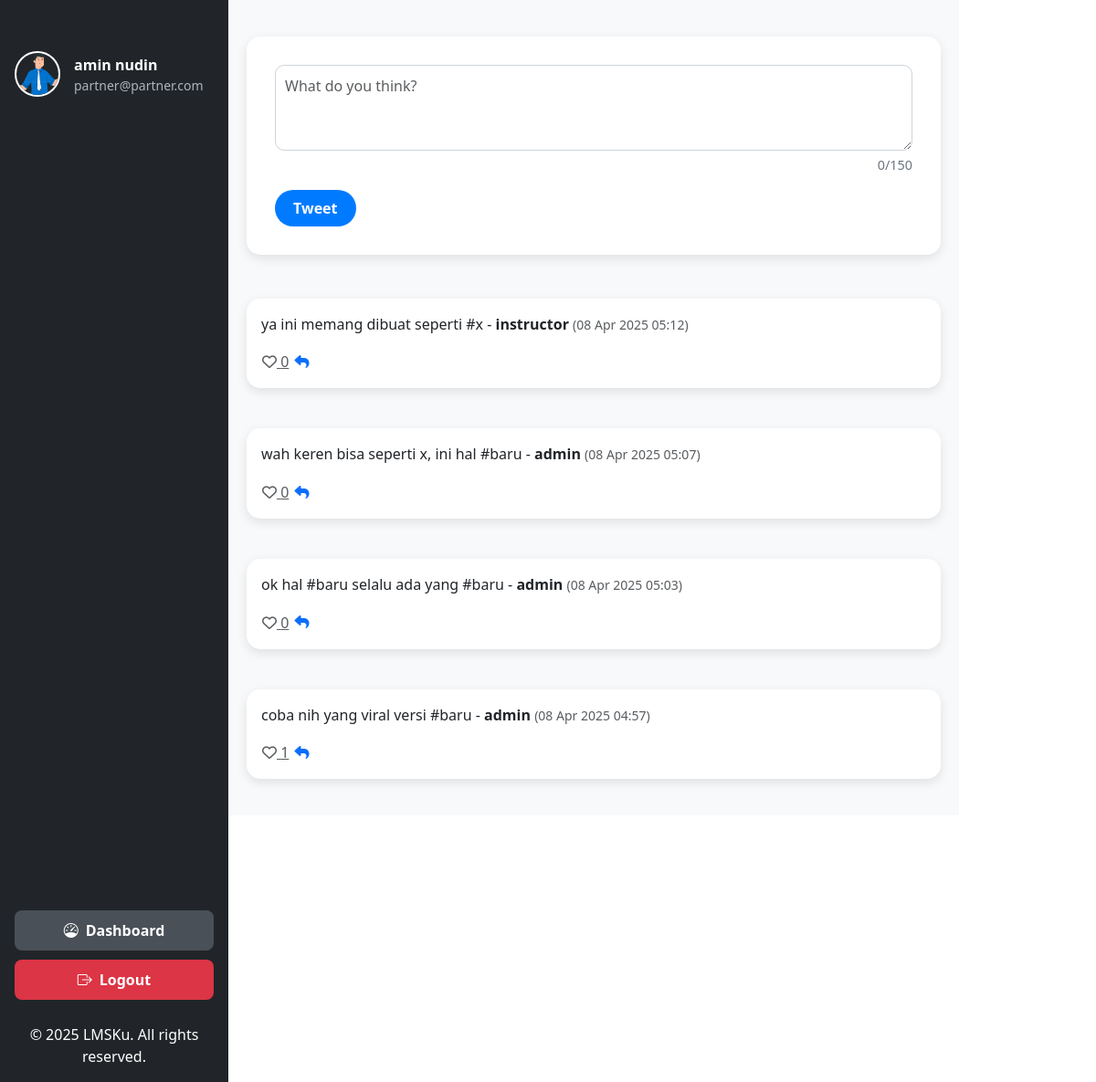
The app's page /sosial/ (signed in), older data.
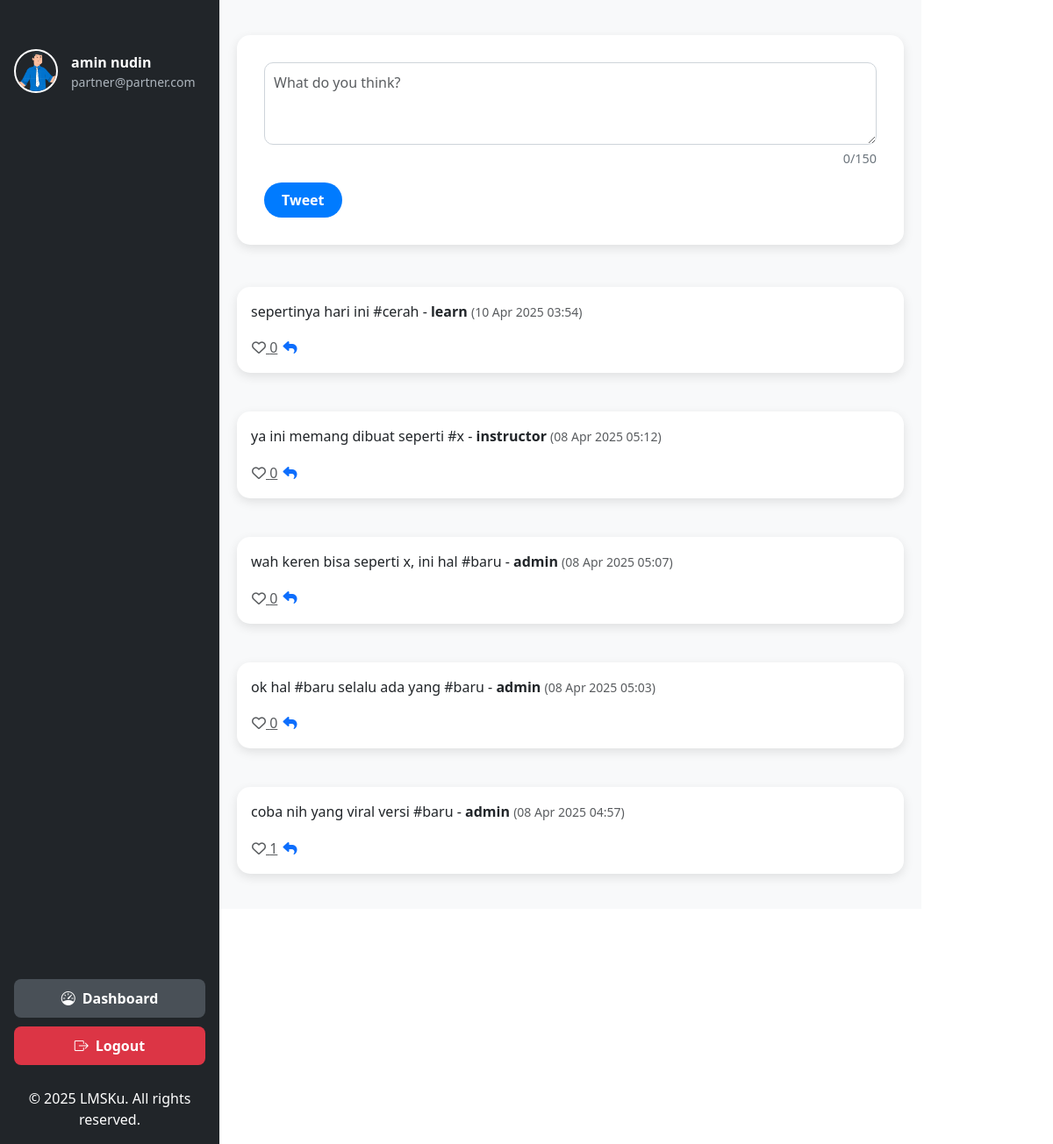
The same page, newer data.
### authentication/models.py (models this page shows, shortened)
class CustomUser(AbstractUser):
    gen = {
        "male":"male",
        "female":"female",
    }
    edu = {
        "Basic":"Basic",
        "Secondary":"Secondary",
        "Higher":"Higher",
        "Diploma":"Diploma",
        "Bachelor's":"Bachelor",
        "Master":"Master",
        "Doctorate":"Doctorate",
    }
    email = models.EmailField(_("email address"), unique=True)  # Menambahkan unique=True
    phone = models.CharField(max_length=20, blank=True, null=True)
    gender = models.CharField(max_length=10, choices=[('M', 'Male'), ('F', 'Female')], blank=True, null=True)
    country = models.CharField(max_length=100, blank=True, null=True)
    birth = models.DateField(null=True, blank=True)
    photo = models.ImageField(upload_to='profile_pics/', blank=True, null=True)
    address = models.TextField(blank=True, null=True)
    hobby = models.CharField(_("hobby"), max_length=150, blank=True)
    education = models.CharField(_("education"), max_length=10, choices=edu,blank=True)
    gender = models.CharField(_("gender"), max_length=8, choices=gen,blank=True)
    university = models.ForeignKey(Universiti, on_delete=models.CASCADE, blank=True, null=True, verbose_name=_("university"))
    tiktok = models.CharField(_("tiktok"), max_length=200, blank=True)
    youtube = models.CharField(_("youtube"), max_length=200, blank=True)
    facebook = models.CharField(_("facebook"), max_length=200, blank=True)
    instagram = models.CharField(_("instagram"), max_length=200, blank=True)
    linkedin = models.CharField(_("linkedin"), max_length=200, blank=True)
    twitter = models.CharField(_("twitter"), max_length=200, blank=True)
    is_member = models.BooleanField(_("member status"), default=False, help_text=_("Designates whether the user can log into this admin member."))
    is_subscription = models.BooleanField(_("subscription status"), default=False, help_text=_("Designates whether the user can log into this admin subscription."))
    is_instructor = models.BooleanField(_("instructor status"), default=False, help_text=_("Designates whether the user can log into this admin instructor."))
    is_partner = models.BooleanField(_("partner status"), default=False, help_text=_("Designates whether the user can log into this admin partner."))
    is_audit = models.BooleanField(_("audit status"), default=False, help_text=_("Designates whether the user can log into this admin audit."))
    is_learner = models.BooleanField(_("learner status"), default=True, help_text=_("Designates whether the user can log into this admin learner."))
    is_note = models.BooleanField(_("note status"), default=False, help_text=_("Designates whether the user can log into this admin note."))
    EMAIL_FIELD = "email"
    USERNAME_FIELD = "email"
    REQUIRED_FIELDS = ["username"]

### courses/models.py (models this page shows, shortened)
class SosPost(models.Model):
    user = models.ForeignKey(CustomUser, on_delete=models.CASCADE)
    content = models.TextField()
    created_at = models.DateTimeField(auto_now_add=True)
    deleted = models.BooleanField(default=False)
    parent = models.ForeignKey('self', null=True, blank=True, on_delete=models.CASCADE, related_name='replies')

### courses/views.py (the view)
# urls.py: path('sosial/', views.create_and_list_sos_posts, name='create_and_list_sos_posts'),
def create_and_list_sos_posts(request):
    if not request.user.is_authenticated:
        return render(request, 'login_required.html')
    user_profile, _ = UserProfile.objects.get_or_create(user=request.user)
    if user_profile.is_blocked():
        return render(request, 'blocked.html', {'until': user_profile.blocked_until})
    posts = SosPost.objects.filter(deleted=False).select_related('user', 'parent').prefetch_related('replies').order_by('-created_at')[:10]
    for post in posts:
        post.liked = Like.objects.filter(user=request.user, post=post).exists()
        post.like_count = Like.objects.filter(post=post).count()
    today = timezone.now().replace(hour=0, minute=0, second=0, microsecond=0)
    trending = Hashtag.objects.filter(posts__created_at__gte=today).annotate(count=Count('posts')).order_by('-count')[:5]
    form = SosPostForm()
    context = {
        'form': form,
        'posts': posts,
        'trending': trending,
        'default_photo': '/media/profile_pics/hasbusiness-icon.png'
    }
    return render(request, 'home/sosial.html', context)

### courses/forms.py (shortened to what this page needs)
class SosPostForm(forms.ModelForm):
    class Meta:
        model = SosPost
        fields = ['content']
        widgets = {
            'content': forms.Textarea(attrs={
                'rows': 2,
                'maxlength': 150,
                'class': 'form-control',
                'placeholder': 'Apa yang ada di pikiranmu?',
                'hx-target': '#post-list',
                'hx-swap': 'prepend'
            }),
        }

### courses/models.py (called while the page is built)
    def is_blocked(self):
        return self.blocked_until and self.blocked_until > timezone.now()

### templates/home/sosial.html (shortened to what this page needs)
{% extends 'home/sos.html' %}
{% load static %}
{% block content %}
<div class="col-md-8 main-content">
    <div class="card tweet-card tweet-card-post">
        <div class="card-body">
            <form hx-post="{% url 'courses:create_post' %}" hx-target="#new-posts" hx-swap="prepend">
                <textarea name="content" id="id_content" class="form-control" rows="3" placeholder="What do you think?"></textarea>
                <div id="charCount">0/150</div>
                <button type="submit" class="btn btn-primary mt-3">Tweet</button>
            </form>
        </div>
    </div>
    <br>
    <div id="post-list">
        {% for post in posts %}
            {% if not post.parent %}
                {% include 'home/post_item.html' with post=post %}
            {% endif %}
        {% endfor %}
    </div>
</div>
<div class="col-md-2 sidebar-right">
    <h5>Searching</h5>
    <h5>Trend</h5>
    <ul class="list-group mb-3">
        {% for trend in trending %}
            <li class="list-group-item">
                <a href="#"
                   hx-get="{% url 'courses:posts_by_hashtag' hashtag=trend.name %}"
                   hx-target="#post-list"
                   hx-swap="innerHTML"
                   onclick="setCurrentHashtag('{{ trend.name }}')">
                </a>
            </li>
        {% empty %}
            <li class="list-group-item">No trends available yet</li>
        {% endfor %}
    </ul>
</div>
{% endblock content %}

### templates/home/sos.html (shortened to what this page needs)
<!DOCTYPE html>
<html lang="id">
<head>
    <link href="https://cdn.jsdelivr.net/npm/bootstrap@5.3.0-alpha1/dist/css/bootstrap.min.css" rel="stylesheet">
    <link rel="stylesheet" href="https://cdn.jsdelivr.net/npm/bootstrap-icons@1.11.3/font/bootstrap-icons.min.css">
    <link rel="stylesheet" href="https://cdnjs.cloudflare.com/ajax/libs/font-awesome/6.5.1/css/all.min.css" />
</head>
<body>
    <div class="container-fluid">
        <div class="row">
            <div class="col-md-2 bg-dark text-white p-3 sidebar">
                <a href="{% if user.is_authenticated %}{% url 'authentication:edit-photo' request.user.id %}{% else %}#{% endif %}" class="user-profile">
                    <div class="user-info">
                        {% if user.is_authenticated %}
                            <div class="user-avatar">
                                {% if request.user.photo %}
                                    <img src="{{ request.user.photo.url }}" alt="User Avatar" class="app-sidebar__user-avatar">
                                {% else %}
                                    <p>no photo</p>
                                {% endif %}
                            </div>
                            <div class="user-details">
                                <p class="user-name">{{ request.user.first_name }} {{ request.user.last_name }}</p>
                                <p class="user-email">{{ request.user.email }}</p>
                            </div>
                        {% else %}
                            <p>no photo</p>
                        {% endif %}
                    </div>
                </a>
                <div class="sidebar-buttons mt-3">
                    {% if user.is_authenticated %}
                        {% if user.is_partner %}
                            <a class="btn-sidebar" href="{% url 'authentication:dasbord' %}">
                                <i class="bi bi-speedometer me-2"></i> Dashboard
                            </a>
                        {% elif user.is_superuser %}
                            <a class="btn-sidebar" href="{% url 'authentication:dasbord' %}">
                                <i class="bi bi-speedometer me-2"></i> Dashboard
                            </a>
                        {% elif user.is_instructor %}
                            <a class="btn-sidebar" href="{% url 'authentication:dashbord' %}">
                                <i class="bi bi-speedometer me-2"></i> Dashboard
                            </a>
                        {% else %}
                            <a class="btn-sidebar" href="{% url 'authentication:dashbord' %}">
                                <i class="bi bi-speedometer me-2"></i> Dashboard
                            </a>
                        {% endif %}
                    {% endif %}
                    {% if request.user.is_authenticated %}
                        <a class="btn-sidebar logout" href="{% url 'authentication:logout' %}">
                            <i class="bi bi-box-arrow-right me-2"></i> Logout
                        </a>
                    {% else %}
                        <a class="btn-sidebar" href="{% url 'authentication:login' %}">
                            <i class="bi bi-box-arrow-in-right me-2"></i> Login
                        </a>
                    {% endif %}
                    <div class="text-center mt-3">
                        <p class="mb-0 text-white">© 2025 LMSKu. All rights reserved.</p>
                    </div>
                </div>
            </div>
            {% block content %}{% endblock content %}
        </div>
    </div>
</body>
</html>

### templates/home/post_item.html (shortened to what this page needs)
<div class="card tweet-card {% if post.parent %}reply-card{% endif %}" style="{% if post.parent %}margin-left: 20px;{% endif %}">
    <div class="card-body">
        <p>
            {{ post.content }} - <strong>{{ post.user.username }}</strong>
            <small class="text-muted">({{ post.created_at|date:"d M Y H:i" }})</small>
        </p>
        <div class="d-flex align-items-center">
            <div id="like-{{ post.id }}">
                {% if post.liked %}
                    <button hx-post="{% url 'courses:like_post' post_id=post.id %}"
                            hx-target="#like-{{ post.id }}"
                            hx-swap="outerHTML"
                            class="btn btn-link p-0 text-danger"
                            aria-label="Unlike post">
                        <i class="fas fa-heart"></i> {{ post.like_count }}
                    </button>
                {% else %}
                    <button hx-post="{% url 'courses:like_post' post_id=post.id %}"
                            hx-target="#like-{{ post.id }}"
                            hx-swap="outerHTML"
                            class="btn btn-link p-0 text-muted"
                            aria-label="Like post">
                        <i class="far fa-heart"></i> {{ post.like_count }}
                    </button>
                {% endif %}
            </div>
            <button class="btn btn-link p-0 text-primary"
                    hx-get="{% url 'courses:reply_form' post_id=post.id %}"
                    hx-target="#reply-form-{{ post.id }}"
                    hx-swap="innerHTML">
                    <i class="fa fa-reply" aria-hidden="true"></i>
            </button>
        </div>
    </div>
</div>

### templates/home/sos.html (style rules this page uses)
.sidebar { height: 100vh; position: fixed; top: 0; left: 0; width: 250px; background-color: #2c3034; padding: 20px; display: flex; flex-direction: column; justify-content: space-between; transition: transform 0.3s ease; z-index: 1000; }
.user-profile { display: flex; align-items: center; text-decoration: none; color: #ffffff; margin-bottom: 20px; padding-top: 40px; }
.user-info { display: flex; align-items: center; width: 100%; }
.user-avatar { width: 50px; height: 50px; margin-right: 15px; flex-shrink: 0; }
.app-sidebar__user-avatar { width: 100%; height: 100%; object-fit: cover; border-radius: 50%; border: 2px solid #ffffff; }
.user-details { display: flex; flex-direction: column; max-width: calc(100% - 65px); overflow: hidden; }
.user-name { font-weight: bold; font-size: 16px; margin: 0; white-space: nowrap; overflow: hidden; text-overflow: ellipsis; }
.user-email { font-size: 14px; color: #adb5bd; margin: 0; white-space: nowrap; overflow: hidden; text-overflow: ellipsis; }
.sidebar-buttons { display: flex; flex-direction: column; gap: 10px; }
.btn-sidebar { color: #ffffff; font-weight: 600; text-decoration: none; background-color: #495057; border-radius: 8px; padding: 10px 15px; display: flex; align-items: center; justify-content: center; transition: background-color 0.3s ease, transform 0.2s ease; }
.btn-sidebar.logout { background-color: #dc3545; }
.main-content { margin-left: 250px; padding: 20px; }
@media (min-width: 769px) { .sidebar { transform: translateX(0); } }
.tweet-card-post { position: sticky; top: 0; z-index: 100; }
.main-content { max-height: 100vh; overflow-y: auto; }

### templates/home/sosial.html (style rules this page uses)
.main-content { max-height: 100vh; overflow-y: auto; padding: 20px; background-color: #f8f9fa; }
.tweet-card { border: none; border-radius: 15px; box-shadow: 0 4px 12px rgba(0, 0, 0, 0.1); background-color: #ffffff; margin-bottom: 20px; transition: transform 0.2s ease; }
.tweet-card-post { position: sticky; top: 20px; z-index: 100; padding: 15px; }
.form-control { border-radius: 10px; border: 1px solid #ced4da; padding: 10px; font-size: 1rem; transition: border-color 0.3s ease; }
.btn-primary { border-radius: 25px; padding: 8px 20px; font-weight: 600; background-color: #007bff; border: none; transition: background-color 0.3s ease, transform 0.2s ease; }
#charCount { font-size: 0.9rem; color: #6c757d; text-align: right; margin-top: 5px; }
.sidebar-right { padding: 20px; background-color: #ffffff; border-radius: 15px; box-shadow: 0 4px 12px rgba(0, 0, 0, 0.1); height: fit-content; margin-top: 20px; }
.sidebar-right h5 { font-weight: 700; color: #343a40; margin-bottom: 15px; }
.list-group-item { border: none; padding: 10px 15px; background-color: #f8f9fa; border-radius: 10px; margin-bottom: 8px; transition: background-color 0.3s ease; }
.list-group-item a { color: #007bff; text-decoration: none; font-weight: 500; }

Row changes from the older to the newer data that the page shows:
added SosPost: content "sepertinya hari ini #cerah", user.username "learn", created_at "10 Apr 2025 03:54", like_count "0"
